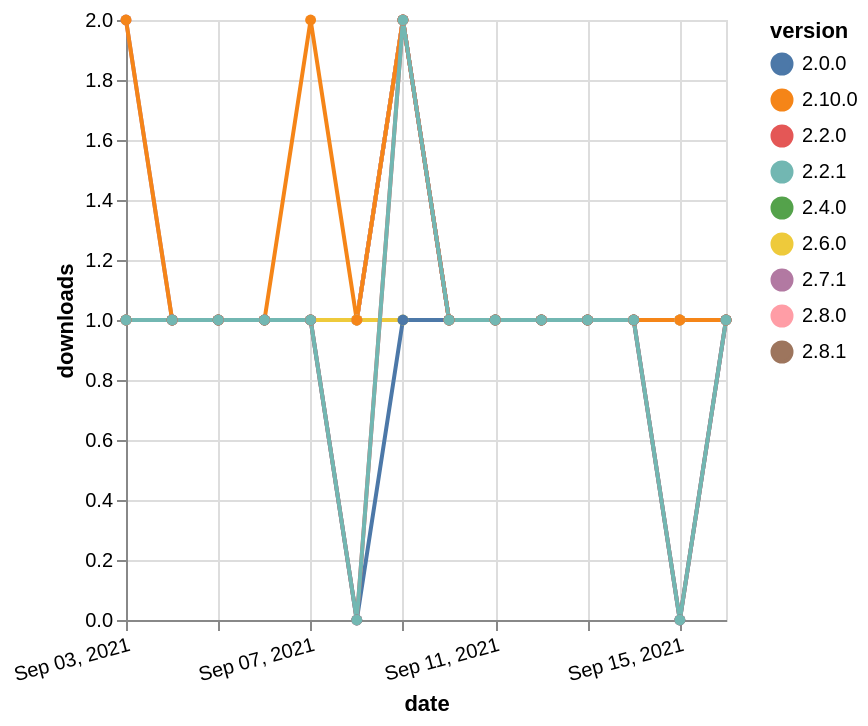

Vega-Lite specification stored for this chart:
### Vega-Lite specification from a JSON file in a GitHub repository (floating-point values rounded to 4 significant figures)
{"$schema": "https://vega.github.io/schema/vega-lite/v5.json", "description": "A simple bar chart with embedded data.", "data": {"values": [{"date": "2021-09-03", "total": 169, "delta": 1, "version": "2.4.0"}, {"date": "2021-09-04", "total": 170, "delta": 1, "version": "2.4.0"}, {"date": "2021-09-05", "total": 171, "delta": 1, "version": "2.4.0"}, {"date": "2021-09-06", "total": 172, "delta": 1, "version": "2.4.0"}, {"date": "2021-09-07", "total": 173, "delta": 1, "version": "2.4.0"}, {"date": "2021-09-08", "total": 174, "delta": 1, "version": "2.4.0"}, {"date": "2021-09-09", "total": 176, "delta": 2, "version": "2.4.0"}, {"date": "2021-09-10", "total": 177, "delta": 1, "version": "2.4.0"}, {"date": "2021-09-11", "total": 178, "delta": 1, "version": "2.4.0"}, {"date": "2021-09-12", "total": 179, "delta": 1, "version": "2.4.0"}, {"date": "2021-09-13", "total": 180, "delta": 1, "version": "2.4.0"}, {"date": "2021-09-14", "total": 181, "delta": 1, "version": "2.4.0"}, {"date": "2021-09-15", "total": 182, "delta": 1, "version": "2.4.0"}, {"date": "2021-09-16", "total": 183, "delta": 1, "version": "2.4.0"}, {"date": "2021-09-03", "total": 119, "delta": 1, "version": "2.8.1"}, {"date": "2021-09-04", "total": 120, "delta": 1, "version": "2.8.1"}, {"date": "2021-09-05", "total": 121, "delta": 1, "version": "2.8.1"}, {"date": "2021-09-06", "total": 122, "delta": 1, "version": "2.8.1"}, {"date": "2021-09-07", "total": 123, "delta": 1, "version": "2.8.1"}, {"date": "2021-09-08", "total": 124, "delta": 1, "version": "2.8.1"}, {"date": "2021-09-09", "total": 126, "delta": 2, "version": "2.8.1"}, {"date": "2021-09-10", "total": 127, "delta": 1, "version": "2.8.1"}, {"date": "2021-09-11", "total": 128, "delta": 1, "version": "2.8.1"}, {"date": "2021-09-12", "total": 129, "delta": 1, "version": "2.8.1"}, {"date": "2021-09-13", "total": 130, "delta": 1, "version": "2.8.1"}, {"date": "2021-09-14", "total": 131, "delta": 1, "version": "2.8.1"}, {"date": "2021-09-15", "total": 132, "delta": 1, "version": "2.8.1"}, {"date": "2021-09-16", "total": 133, "delta": 1, "version": "2.8.1"}, {"date": "2021-09-03", "total": 130, "delta": 2, "version": "2.7.1"}, {"date": "2021-09-04", "total": 131, "delta": 1, "version": "2.7.1"}, {"date": "2021-09-05", "total": 132, "delta": 1, "version": "2.7.1"}, {"date": "2021-09-06", "total": 133, "delta": 1, "version": "2.7.1"}, {"date": "2021-09-07", "total": 134, "delta": 1, "version": "2.7.1"}, {"date": "2021-09-08", "total": 135, "delta": 1, "version": "2.7.1"}, {"date": "2021-09-09", "total": 137, "delta": 2, "version": "2.7.1"}, {"date": "2021-09-10", "total": 138, "delta": 1, "version": "2.7.1"}, {"date": "2021-09-11", "total": 139, "delta": 1, "version": "2.7.1"}, {"date": "2021-09-12", "total": 140, "delta": 1, "version": "2.7.1"}, {"date": "2021-09-13", "total": 141, "delta": 1, "version": "2.7.1"}, {"date": "2021-09-14", "total": 142, "delta": 1, "version": "2.7.1"}, {"date": "2021-09-15", "total": 143, "delta": 1, "version": "2.7.1"}, {"date": "2021-09-16", "total": 144, "delta": 1, "version": "2.7.1"}, {"date": "2021-09-03", "total": 129, "delta": 1, "version": "2.8.0"}, {"date": "2021-09-04", "total": 130, "delta": 1, "version": "2.8.0"}, {"date": "2021-09-05", "total": 131, "delta": 1, "version": "2.8.0"}, {"date": "2021-09-06", "total": 132, "delta": 1, "version": "2.8.0"}, {"date": "2021-09-07", "total": 133, "delta": 1, "version": "2.8.0"}, {"date": "2021-09-08", "total": 134, "delta": 1, "version": "2.8.0"}, {"date": "2021-09-09", "total": 136, "delta": 2, "version": "2.8.0"}, {"date": "2021-09-10", "total": 137, "delta": 1, "version": "2.8.0"}, {"date": "2021-09-11", "total": 138, "delta": 1, "version": "2.8.0"}, {"date": "2021-09-12", "total": 139, "delta": 1, "version": "2.8.0"}, {"date": "2021-09-13", "total": 140, "delta": 1, "version": "2.8.0"}, {"date": "2021-09-14", "total": 141, "delta": 1, "version": "2.8.0"}, {"date": "2021-09-15", "total": 142, "delta": 1, "version": "2.8.0"}, {"date": "2021-09-16", "total": 143, "delta": 1, "version": "2.8.0"}, {"date": "2021-09-03", "total": 144, "delta": 1, "version": "2.6.0"}, {"date": "2021-09-04", "total": 145, "delta": 1, "version": "2.6.0"}, {"date": "2021-09-05", "total": 146, "delta": 1, "version": "2.6.0"}, {"date": "2021-09-06", "total": 147, "delta": 1, "version": "2.6.0"}, {"date": "2021-09-07", "total": 148, "delta": 1, "version": "2.6.0"}, {"date": "2021-09-08", "total": 149, "delta": 1, "version": "2.6.0"}, {"date": "2021-09-09", "total": 150, "delta": 1, "version": "2.6.0"}, {"date": "2021-09-10", "total": 151, "delta": 1, "version": "2.6.0"}, {"date": "2021-09-11", "total": 152, "delta": 1, "version": "2.6.0"}, {"date": "2021-09-12", "total": 153, "delta": 1, "version": "2.6.0"}, {"date": "2021-09-13", "total": 154, "delta": 1, "version": "2.6.0"}, {"date": "2021-09-14", "total": 155, "delta": 1, "version": "2.6.0"}, {"date": "2021-09-15", "total": 156, "delta": 1, "version": "2.6.0"}, {"date": "2021-09-16", "total": 157, "delta": 1, "version": "2.6.0"}, {"date": "2021-09-03", "total": 112, "delta": 2, "version": "2.10.0"}, {"date": "2021-09-04", "total": 113, "delta": 1, "version": "2.10.0"}, {"date": "2021-09-05", "total": 114, "delta": 1, "version": "2.10.0"}, {"date": "2021-09-06", "total": 115, "delta": 1, "version": "2.10.0"}, {"date": "2021-09-07", "total": 117, "delta": 2, "version": "2.10.0"}, {"date": "2021-09-08", "total": 118, "delta": 1, "version": "2.10.0"}, {"date": "2021-09-09", "total": 120, "delta": 2, "version": "2.10.0"}, {"date": "2021-09-10", "total": 121, "delta": 1, "version": "2.10.0"}, {"date": "2021-09-11", "total": 122, "delta": 1, "version": "2.10.0"}, {"date": "2021-09-12", "total": 123, "delta": 1, "version": "2.10.0"}, {"date": "2021-09-13", "total": 124, "delta": 1, "version": "2.10.0"}, {"date": "2021-09-14", "total": 125, "delta": 1, "version": "2.10.0"}, {"date": "2021-09-15", "total": 126, "delta": 1, "version": "2.10.0"}, {"date": "2021-09-16", "total": 127, "delta": 1, "version": "2.10.0"}, {"date": "2021-09-03", "total": 214, "delta": 1, "version": "2.0.0"}, {"date": "2021-09-04", "total": 215, "delta": 1, "version": "2.0.0"}, {"date": "2021-09-05", "total": 216, "delta": 1, "version": "2.0.0"}, {"date": "2021-09-06", "total": 217, "delta": 1, "version": "2.0.0"}, {"date": "2021-09-07", "total": 218, "delta": 1, "version": "2.0.0"}, {"date": "2021-09-08", "total": 218, "delta": 0, "version": "2.0.0"}, {"date": "2021-09-09", "total": 219, "delta": 1, "version": "2.0.0"}, {"date": "2021-09-10", "total": 220, "delta": 1, "version": "2.0.0"}, {"date": "2021-09-11", "total": 221, "delta": 1, "version": "2.0.0"}, {"date": "2021-09-12", "total": 222, "delta": 1, "version": "2.0.0"}, {"date": "2021-09-13", "total": 223, "delta": 1, "version": "2.0.0"}, {"date": "2021-09-14", "total": 224, "delta": 1, "version": "2.0.0"}, {"date": "2021-09-15", "total": 224, "delta": 0, "version": "2.0.0"}, {"date": "2021-09-16", "total": 225, "delta": 1, "version": "2.0.0"}, {"date": "2021-09-03", "total": 199, "delta": 1, "version": "2.2.0"}, {"date": "2021-09-04", "total": 200, "delta": 1, "version": "2.2.0"}, {"date": "2021-09-05", "total": 201, "delta": 1, "version": "2.2.0"}, {"date": "2021-09-06", "total": 202, "delta": 1, "version": "2.2.0"}, {"date": "2021-09-07", "total": 203, "delta": 1, "version": "2.2.0"}, {"date": "2021-09-08", "total": 203, "delta": 0, "version": "2.2.0"}, {"date": "2021-09-09", "total": 205, "delta": 2, "version": "2.2.0"}, {"date": "2021-09-10", "total": 206, "delta": 1, "version": "2.2.0"}, {"date": "2021-09-11", "total": 207, "delta": 1, "version": "2.2.0"}, {"date": "2021-09-12", "total": 208, "delta": 1, "version": "2.2.0"}, {"date": "2021-09-13", "total": 209, "delta": 1, "version": "2.2.0"}, {"date": "2021-09-14", "total": 210, "delta": 1, "version": "2.2.0"}, {"date": "2021-09-15", "total": 210, "delta": 0, "version": "2.2.0"}, {"date": "2021-09-16", "total": 211, "delta": 1, "version": "2.2.0"}, {"date": "2021-09-03", "total": 189, "delta": 1, "version": "2.2.1"}, {"date": "2021-09-04", "total": 190, "delta": 1, "version": "2.2.1"}, {"date": "2021-09-05", "total": 191, "delta": 1, "version": "2.2.1"}, {"date": "2021-09-06", "total": 192, "delta": 1, "version": "2.2.1"}, {"date": "2021-09-07", "total": 193, "delta": 1, "version": "2.2.1"}, {"date": "2021-09-08", "total": 193, "delta": 0, "version": "2.2.1"}, {"date": "2021-09-09", "total": 195, "delta": 2, "version": "2.2.1"}, {"date": "2021-09-10", "total": 196, "delta": 1, "version": "2.2.1"}, {"date": "2021-09-11", "total": 197, "delta": 1, "version": "2.2.1"}, {"date": "2021-09-12", "total": 198, "delta": 1, "version": "2.2.1"}, {"date": "2021-09-13", "total": 199, "delta": 1, "version": "2.2.1"}, {"date": "2021-09-14", "total": 200, "delta": 1, "version": "2.2.1"}, {"date": "2021-09-15", "total": 200, "delta": 0, "version": "2.2.1"}, {"date": "2021-09-16", "total": 201, "delta": 1, "version": "2.2.1"}]}, "width": "container", "mark": {"type": "line", "point": {"filled": true}}, "encoding": {"x": {"field": "date", "type": "temporal", "timeUnit": "yearmonthdate", "title": "date", "axis": {"labelAngle": -15}}, "y": {"field": "delta", "type": "quantitative", "title": "downloads"}, "color": {"field": "version", "type": "nominal"}, "tooltip": {"field": "delta"}}}
